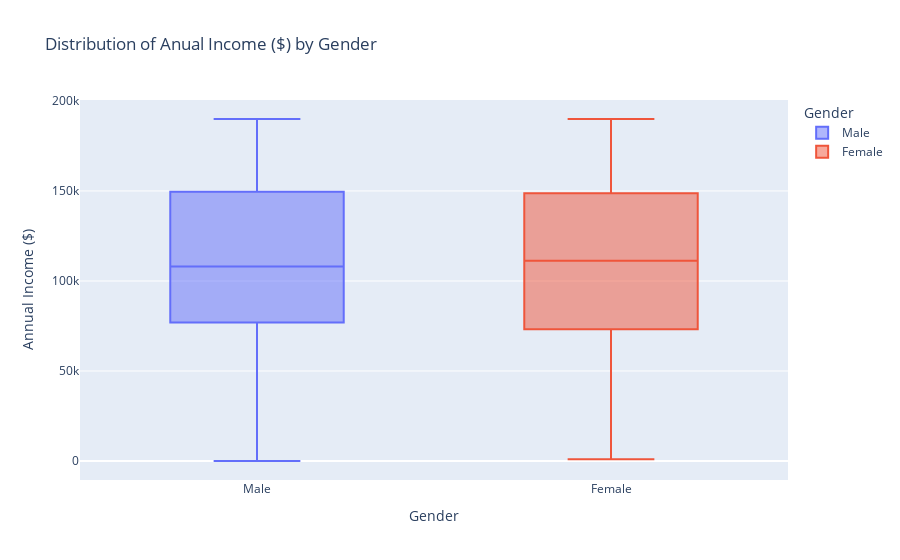

The notebook cell saved with this chart:
### Code cell
# Create a box plot of Age by Gender
anual_income_gender_boxplot = px.box(df, x='Gender', y='Annual Income ($)', color='Gender', title='Distribution of Anual Income ($) by Gender')

# Display the plot
anual_income_gender_boxplot.show()

### Figure 1 — Plotly figure (JSON) as saved in the notebook; plotly's stock layout.template omitted (floating-point values rounded to 4 significant figures; data arrays with more than 128 entries replaced by an {"elided": "..."} marker saying what was removed)
{"data": [{"alignmentgroup": "True", "hovertemplate": "Gender=%{x}<br>Annual Income ($)=%{y}<extra></extra>", "legendgroup": "Male", "marker": {"color": "#636efa"}, "name": "Male", "notched": false, "offsetgroup": "Male", "orientation": "v", "showlegend": true, "type": "box", "x": {"elided": "814 str values"}, "x0": " ", "xaxis": "x", "y": {"elided": "814 int values"}, "y0": " ", "yaxis": "y"}, {"alignmentgroup": "True", "hovertemplate": "Gender=%{x}<br>Annual Income ($)=%{y}<extra></extra>", "legendgroup": "Female", "marker": {"color": "#EF553B"}, "name": "Female", "notched": false, "offsetgroup": "Female", "orientation": "v", "showlegend": true, "type": "box", "x": {"elided": "1186 str values"}, "x0": " ", "xaxis": "x", "y": {"elided": "1186 int values"}, "y0": " ", "yaxis": "y"}], "layout": {"boxmode": "overlay", "legend": {"title": {"text": "Gender"}, "tracegroupgap": 0}, "title": {"text": "Distribution of Anual Income ($) by Gender"}, "xaxis": {"anchor": "y", "categoryarray": ["Male", "Female"], "categoryorder": "array", "domain": [0, 1], "title": {"text": "Gender"}}, "yaxis": {"anchor": "x", "domain": [0, 1], "title": {"text": "Annual Income ($)"}}}}
